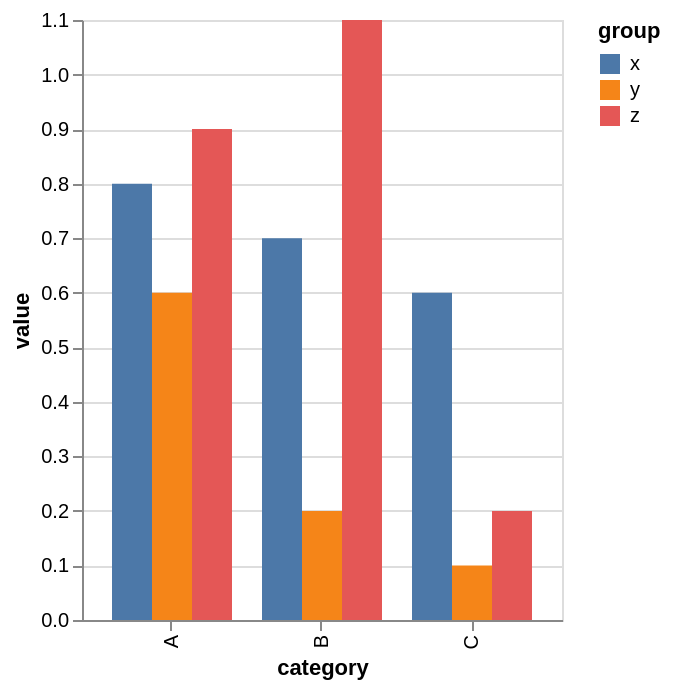

Specify this chart in Vega-Lite:
### Vega-Lite specification from a JSON file in a GitHub repository (floating-point values rounded to 4 significant figures)
{"$schema": "https://vega.github.io/schema/vega-lite/v5.json", "data": {"values": [{"category": "A", "group": "x", "value": 0.8}, {"category": "A", "group": "y", "value": 0.6}, {"category": "A", "group": "z", "value": 0.9}, {"category": "B", "group": "x", "value": 0.7}, {"category": "B", "group": "y", "value": 0.2}, {"category": "B", "group": "z", "value": 1.1}, {"category": "C", "group": "x", "value": 0.6}, {"category": "C", "group": "y", "value": 0.1}, {"category": "C", "group": "z", "value": 0.2}]}, "mark": "bar", "encoding": {"x": {"field": "category"}, "y": {"field": "value", "type": "quantitative"}, "xOffset": {"field": "group"}, "color": {"field": "group", "type": "nominal"}}}
